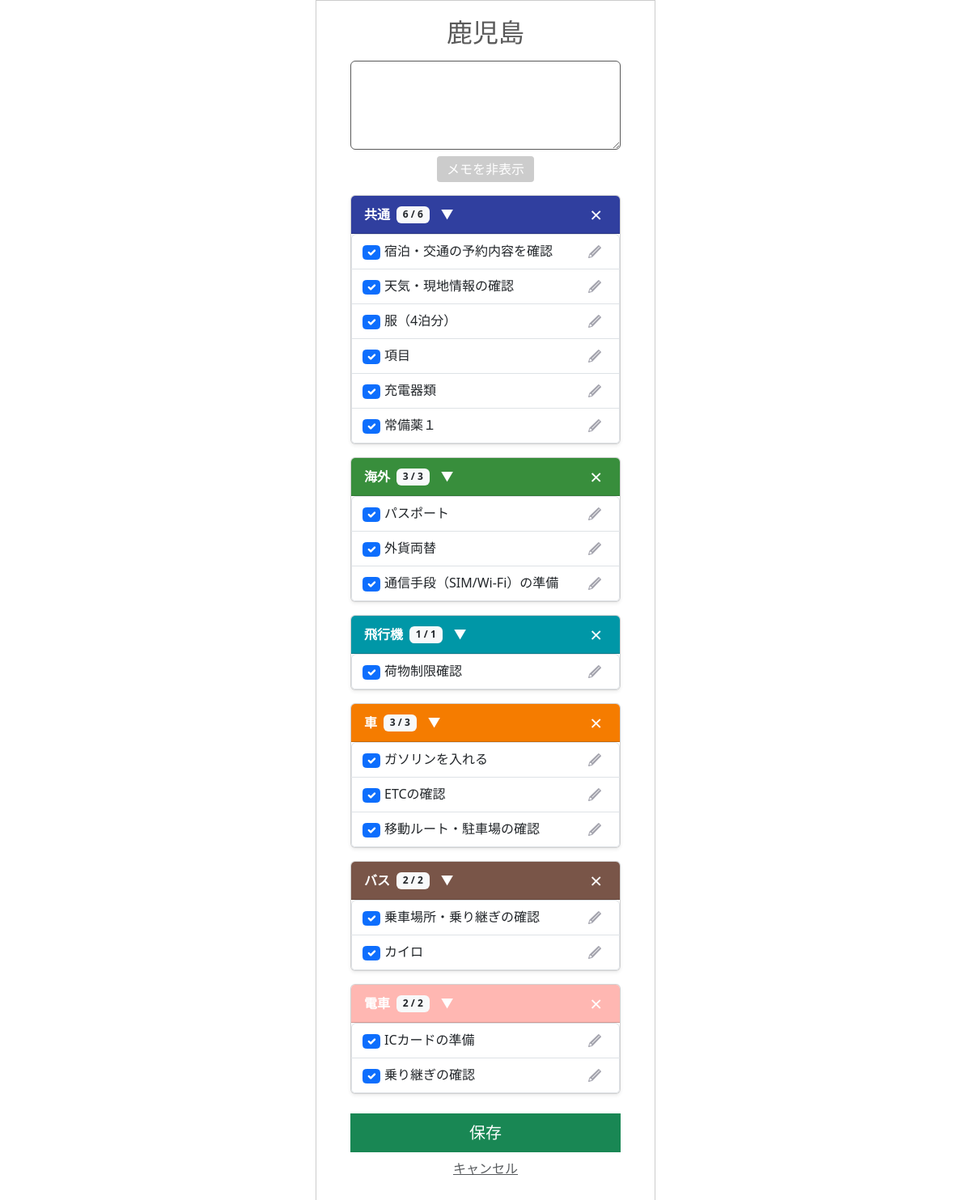
Screenshot of /template/105/old_copy/ with the database file from the repository.
### app/models/template.py (models this page shows, shortened)
class Template(models.Model):
    class SourceType(models.IntegerChoices):
        FROM_TRAVEL   = 0, _("旅行情報より作成")
        FROM_TEMPLATE = 1, _("既存テンプレートを反映")
    user = models.ForeignKey(
        settings.AUTH_USER_MODEL,
        on_delete=models.CASCADE,
        verbose_name=_("ユーザーID")
    )
    travel_info = models.ForeignKey(
        Travel_info,
        on_delete=models.CASCADE,
        verbose_name=_("旅行情報ID")
    )
    source_type = models.IntegerField(
        choices=SourceType.choices,
        verbose_name=_("生成タイプ")
    )
    template_source = models.ForeignKey(
        "self",
        null=True,
        blank=True,
        on_delete=models.SET_NULL,
        verbose_name=_("テンプレート参照元"),
        related_name="derived_templates"
    )
    created_at = models.DateTimeField(
         auto_now_add=True,
         verbose_name=_("作成日")
         )
    updated_at = models.DateTimeField(
        auto_now=True,
        verbose_name=_("更新日")
        )
    class Meta:
      verbose_name = _("テンプレート")

class TravelCategory(models.Model):
    class TravelType(models.IntegerChoices):
        AUTO  = 0, _("初期作成")
        CUSTOM = 1, _("ユーザー追加")
    class CategoryColor(models.IntegerChoices):
        PINK       = 0, "#e91e63ff"
        LIGHT_PINK = 1, "#ffb7b2fe"
        ORANGE     = 2, "#f57c00ff"
        GREEN      = 3, "#388e3cff"
        CYAN       = 4, "#0097a7ff"
        BLUE       = 5, "#303f9ffe"
        BROWN      = 6, "#795548ff"
        PURPLE     = 7, "#7b1fa2ff"
    template = models.ForeignKey(
        Template,
        on_delete=models.CASCADE,
        verbose_name=_("テンプレートID")
    )
    category_name = models.CharField(
        max_length=50,
        verbose_name=_("分類名")
    )
    travel_type = models.IntegerField(
        choices=TravelType.choices,
        verbose_name=_("分類タイプ")
    )
    category_color = models.IntegerField(
        choices=CategoryColor.choices,
        verbose_name=_("分類カラー")
    )
    created_at = models.DateTimeField(
         auto_now_add=True,
         verbose_name=_("作成日")
         )
    updated_at = models.DateTimeField(
        auto_now=True,
        verbose_name=_("更新日")
        )
    class Meta:
      verbose_name = _("旅行の分類")
    @property
    def checked_count(self):
        return self.travelitem_set.filter(item_checked=1).count()
    @property
    def total_count(self):
        return self.travelitem_set.count()

class TravelItem(models.Model):
    class ItemChecked(models.IntegerChoices):
        NO  = 0, _("NO")
        YES = 1, _("YES")
    travel_category = models.ForeignKey(
        TravelCategory,
        on_delete=models.CASCADE,
        verbose_name=_("旅行の分類ID")
    )
    item_name = models.CharField(
        max_length=128,
        verbose_name=_("項目名")
    )
    item_checked = models.IntegerField(
        choices=ItemChecked.choices,
        verbose_name=_("チェック済み項目")
    )
    created_at = models.DateTimeField(
         auto_now_add=True,
         verbose_name=_("作成日")
         )
    updated_at = models.DateTimeField(
        auto_now=True,
        verbose_name=_("更新日")
        )
    class Meta:
      verbose_name = _("旅行の項目")

### app/models/travel.py (models this page shows, shortened)
class Travel_info(models.Model):
    class StayType(models.IntegerChoices):
        DAY_TRIP = 0, _("日帰り")
        STAY     = 1, _("宿泊")
    class LocationType(models.IntegerChoices):
        DOMESTIC = 0, _("国内")
        OVERSEAS = 1, _("海外")
    class StatusType(models.IntegerChoices):
        NOT_DONE  = 0, _("未")
        COMPLETE  = 1, _("完")
        PROCESSED = 2, _("済")
    travel_info_id = models.AutoField(
        primary_key=True,
        verbose_name=_("旅行情報ID")
    )
    user = models.ForeignKey(
        settings.AUTH_USER_MODEL,
        on_delete=models.CASCADE,
        verbose_name=_("ユーザーID")
    )
    travel_title = models.CharField(
        max_length=100,
        verbose_name=_("旅行タイトル")
    )
    start_date = models.DateField(
        verbose_name=_("開始日")
    )
    end_date = models.DateField(
        verbose_name=_("終了日")
    )
    stay_type = models.IntegerField(
        choices=StayType.choices,
        verbose_name=_("宿泊タイプ")
    )
    location = models.IntegerField(
        choices=LocationType.choices,
        verbose_name=_("場所"),
    )
    memo = models.CharField(
        max_length=230,
        blank=True,
        verbose_name=_("メモ")
    )
    status = models.IntegerField(
        choices=StatusType.choices,
        default=0,
        verbose_name=_("ステータス")
    )
    transport = models.ManyToManyField(
        "Transport",
        through="Travelmode",
        verbose_name=_("交通手段")
    )
    created_at = models.DateTimeField(
        auto_now_add=True,
        verbose_name=_("作成日")
    )
    updated_at = models.DateTimeField(
       auto_now=True,
        verbose_name=_("更新日")
    )
    class Meta:
        verbose_name = _("旅行情報")
        verbose_name_plural = _("旅行情報")

### app/views/new_travel/old_template_copy.py (the view, shortened to what this page needs)
# urls.py: path('template/<int:template_id>/old_copy/', old_template_copy, name='old_template_copy'),
def old_template_copy(request, template_id):
    template = get_object_or_404(Template, id=template_id)
    categories = TravelCategory.objects.filter(template=template)
    return render(request, "new_travel/old_template.html", {
        "template": template,
        "categories": categories,
    })

### templates/new_travel/old_template.html (shortened to what this page needs)
{% extends 'base.html' %}
{% load static %}
{% block extra_css %}
{{ block.super }}
<link rel="stylesheet" href="{% static 'tabipre/css/new_travel/template_old.css' %}">
<link rel="stylesheet" href="{% static 'tabipre/css/parts/edit_item.css' %}">
{% endblock %}
{% block content %}
<div class="container mt-2">
    <h2 class="mb-3 text-center">{{ template.travel_info.travel_title }}</h2>
    <div class="mb-3">
        <div id="memoArea" class="collapse show">
            <textarea name="memo" class="form-control" rows="4">{{ template.memo }}</textarea>
        </div>
        <div class="text-center mt-2">
            <button class="memo-toggle-btn"
                    data-bs-toggle="collapse"
                    data-bs-target="#memoArea">
                メモを非表示
            </button>
        </div>
    </div>
    <form method="POST">
        {% for cat in categories %}
        <div class="card mb-3 shadow-sm">
            <div class="card-header d-flex justify-content-between align-items-center"
                 style="background-color: {{ cat.get_category_color_display }}; color: white;">
                <div class="d-flex align-items-center">
                    <strong>{{ cat.category_name }}</strong>
                    <span class="badge bg-light text-dark ms-2">
                        {{ cat.checked_count }} / {{ cat.total_count }}
                    </span>
                    <button type="button"
                            class="btn-transparent ms-2"
                            data-bs-toggle="collapse"
                            data-bs-target="#cat{{ cat.id }}">
                        ▼
                    </button>
                </div>
                <button type="submit"
                        name="delete_category"
                        value="{{ cat.id }}"
                        class="btn-transparent btn-category-delete">
                    ×
                </button>
            </div>
            <ul id="cat{{ cat.id }}" class="list-group collapse show">
                {% for item in cat.travelitem_set.all %}
                <li class="list-group-item d-flex justify-content-between align-items-center">
                    <div class="form-check me-3">
                        <input type="checkbox"
                               name="item_checked_{{ item.id }}"
                               class="form-check-input"
                               {% if item.item_checked %}checked{% endif %}>
                        {{ item.item_name }}
                    </div>
                    <div class="d-flex gap-1">
                        <button type="button"
                                class="edit-btn"
                                data-id="{{ item.id }}"
                                data-name="{{ item.item_name }}"
                                data-bs-toggle="modal"
                                data-bs-target="#editItemModal">
                            <img src="{% static 'tabipre/icons/edit.png' %}" alt="編集" style="width:16px; height:16px;">
                        </button>
                    </div>
                </li>
                {% endfor %}
            </ul>
        </div>
        {% endfor %}
        <div class="text-center mt-4">
            <button type="submit" name="save_changes" class="btn btn-success btn-lg w-100">
            保存
            </button>
        </div>
        <div class="text-center mt-2">
            <a href="{% url 'app:home' %}" class="text-muted">キャンセル</a>
        </div>
    </form>
</div>
{% endblock %}

### static/tabipre/css/base/base.css (style rules this page uses)
.btn, .btn-primary, .app-btn, .app-btn-primary, .app-btn-secondary, .app-btn-warning { border-radius: 0 !important; }
input, select, textarea { width: 100%; padding: 6px 10px; border-radius: 0; border: 1px solid #595959; font-size: 18px; box-sizing: border-box; }
input.form-control, select.form-control, textarea.form-control { border: 1px solid #595959 !important; }

### static/tabipre/css/new_travel/template_old.css (style rules this page uses)
.btn-transparent { background: none !important; border: none !important; color: #fff !important; padding: 2px 6px; cursor: pointer; }
.btn-category-delete { font-size: 26px !important; line-height: 1 !important; }
.edit-btn { background: none; border: none; padding: 2px 6px; cursor: pointer; }
.edit-btn img { width: 20px; height: 20px; display: block; }
.memo-toggle-btn { background-color: #ccccccff !important; color: #ffffff !important; border: none !important; padding: 4px 12px; border-radius: 4px; cursor: pointer; }

### rows the page displays
Template: travel_info.travel_title "鹿児島"
TravelCategory: category_name "共通", checked_count "6", total_count "6"
TravelItem: item_checked "☑", item_name "宿泊・交通の予約内容を確認"
TravelItem: item_checked "☑", item_name "天気・現地情報の確認"
TravelItem: item_checked "☑", item_name "服（4泊分）"
TravelItem: item_checked "☑", item_name "項目"
TravelItem: item_checked "☑", item_name "充電器類"
TravelItem: item_checked "☑", item_name "常備薬１"
TravelCategory: category_name "海外", checked_count "3", total_count "3"
TravelItem: item_checked "☑", item_name "パスポート"
TravelItem: item_checked "☑", item_name "外貨両替"
TravelItem: item_checked "☑", item_name "通信手段（SIM/Wi-Fi）の準備"
TravelCategory: category_name "飛行機", checked_count "1", total_count "1"
TravelItem: item_checked "☑", item_name "荷物制限確認"
TravelCategory: category_name "車", checked_count "3", total_count "3"
TravelItem: item_checked "☑", item_name "ガソリンを入れる"
TravelItem: item_checked "☑", item_name "ETCの確認"
TravelItem: item_checked "☑", item_name "移動ルート・駐車場の確認"
TravelCategory: category_name "バス", checked_count "2", total_count "2"
TravelItem: item_checked "☑", item_name "乗車場所・乗り継ぎの確認"
TravelItem: item_checked "☑", item_name "カイロ"
TravelCategory: category_name "電車", checked_count "2", total_count "2"
TravelItem: item_checked "☑", item_name "ICカードの準備"
TravelItem: item_checked "☑", item_name "乗り継ぎの確認"
